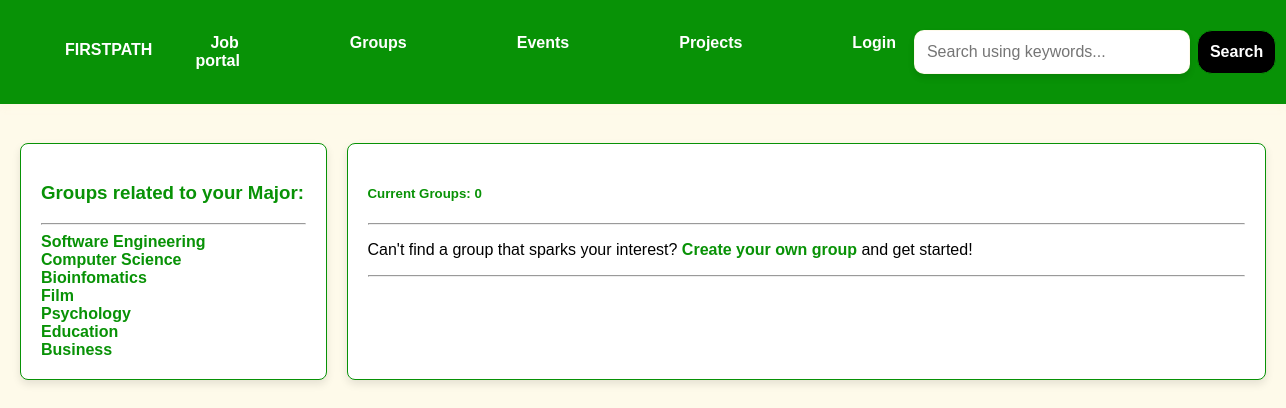
The app's page /?q=Cybersecurity, older data.
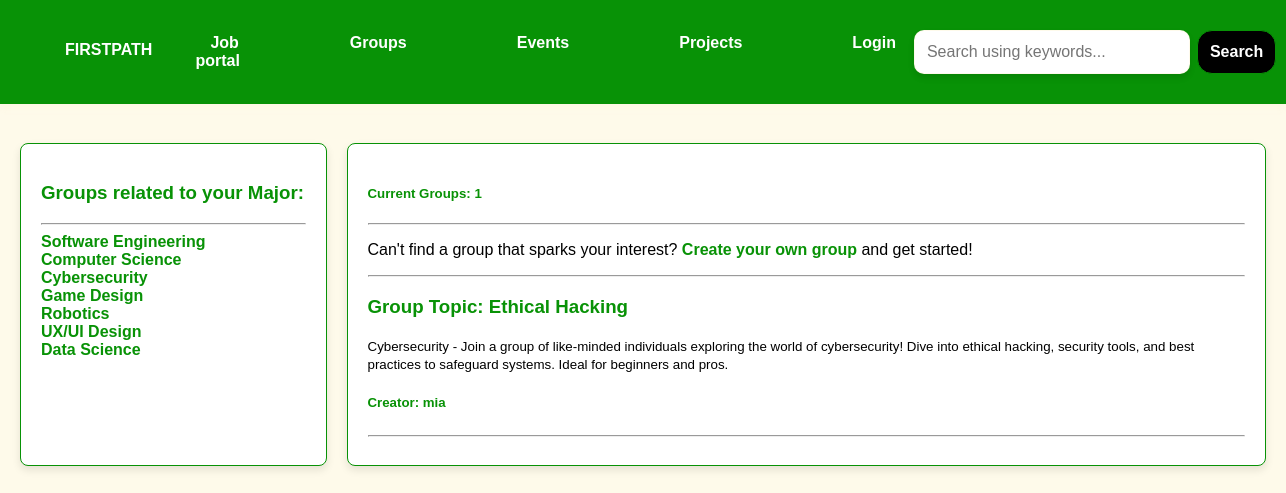
The same page, newer data.
### base/models.py (models this page shows, shortened)
class Topic(models.Model):
    name = models.CharField(max_length=200)

class Room(models.Model):
    host = models.ForeignKey(User, on_delete=models.SET_NULL, null=True)
    topic = models.ForeignKey(Topic, on_delete=models.SET_NULL, null=True)
    name = models.CharField(max_length=200)
    description = models.TextField(null=True, blank=True)
    participants= models.ManyToManyField(User, related_name='participants', blank=True)
    updated = models.DateTimeField(auto_now=True)
    created = models.DateTimeField(auto_now_add=True)
    class Meta:
        ordering = ['-updated', '-created']

### base/views.py (the view)
# urls.py: path('', views.home, name='home'),
def home(request):
    q = request.GET.get('q') if request.GET.get('q') != None else ''
    rooms = Room.objects.filter(
        Q(topic__name__icontains=q) |
        Q(name__icontains=q) |
        Q(description__icontains=q)
    )
    topics = Topic.objects.all()
    room_count = rooms.count() #use for total no. of jobs
    room_messages = Message.objects.filter(Q(room__topic__name__icontains=q))
    context = {'rooms': rooms, 'topics': topics, 'room_count': room_count, 'room_messages': room_messages}
    return render(request, 'base/home.html', context)

### base/templates/base/home.html (shortened to what this page needs)
{% extends 'main.html' %}
{% block content %}
<div class="container">
    {% include 'base/major_job.html' %}
    <div>
        <h5>Current Groups: {{room_count}}</h5>
        <hr>
        <p>Can't find a group that sparks your interest? <a href="{% url 'create-room' %}">Create your own group </a>and get started!</p>
        <hr>
        {% include 'base/feed.html' %}
    </div>
</div>
{% endblock content %}

### base/templates/base/major_job.html
<div>
    <h3>Groups related to your Major:</h3>
    <hr>
    {% for topic in topics %}
    <div>
        <a href="{% url 'home' %}?q={{topic.name}}">{{topic.name}}</a>
    </div>
    {% endfor %}
</div>

### base/templates/base/feed.html (shortened to what this page needs)
{% load static %}
<div class="groups-container">
    {% for room in rooms %}
    <div class="group-card">
        <h3>Group Topic: <a href="{% url 'room' room.id %}">{{ room.name }}</a></h3>
        <small class="group-topic">{{ room.topic.name }} - {{room.description}}</small>
        <h5><a href="{% url 'user-profile' room.host.id %}">Creator: {{ room.host.username }}</a></h5>
        <hr>
    </div>
    {% endfor %}
</div>

Row changes from the older to the newer data that the page shows:
removed Topic: name "Bioinfomatics"
removed Topic: name "Film"
removed Topic: name "Psychology"
removed Topic: name "Education"
removed Topic: name "Business"
added Topic: name "Cybersecurity"
added Topic: name "Game Design"
added Topic: name "Robotics"
added Topic: name "UX/UI Design"
added Topic: name "Data Science"
added Room: name "Ethical Hacking", topic.name "Cybersecurity", description "Join a group of like-minded individuals exploring the world of cybersecurity! Dive into ethical hacking, security tools, and best practices to safeguard systems. Ideal for beginners and pros.", host.username "mia"
Text that changed along with them:
{{ room_count }}: "0" → "1"
